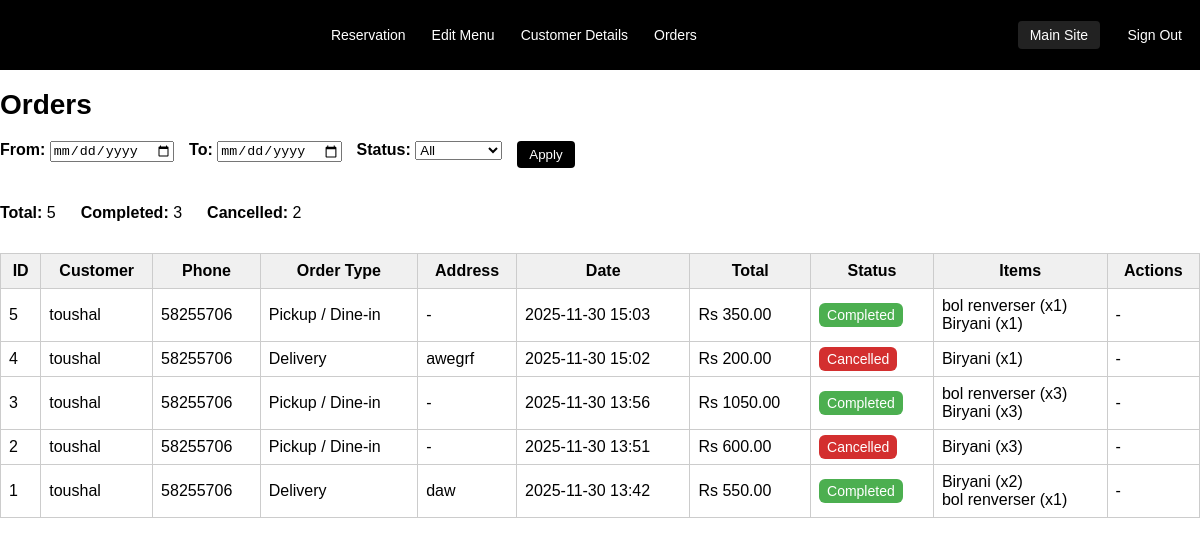
The app's page /admin-site/orders/ (signed in) with its own data.
### web_app/models.py (models this page shows, shortened)
class Users(AbstractUser):
    phone_no = models.CharField(max_length=20, blank=True, null=True)
    role = models.CharField(
        max_length=20,
        choices=[('admin', 'Admin'), ('customer', 'Customer')],
        default='customer'
    )

class Order(models.Model):
    orderID = models.AutoField(primary_key=True)
    customer = models.ForeignKey(Customer, on_delete=models.CASCADE)
    order_date = models.DateTimeField(auto_now_add=True)
    order_type = models.CharField(
        max_length=20,
        choices=[('delivery', 'Delivery'), ('pickup', 'Pickup'), ('dinein', 'Dine-In')],
        default='pickup'
    )
    deliveryaddress = models.CharField(max_length=255, blank=True, null=True)
    totalamount = models.DecimalField(max_digits=10, decimal_places=2)
    status = models.CharField(
        max_length=20,
        choices=[("pending", "Pending"), ("completed", "Completed"), ("cancelled", "Cancelled")],
        default="pending"
    )

class Menu(models.Model):
    menuID = models.AutoField(primary_key=True)
    menuName = models.CharField(max_length=150)
    description = models.TextField()
    price = models.DecimalField(max_digits=8, decimal_places=2)
    image_url = models.ImageField(upload_to='menu_images/')

### admin_site/views.py (the view)
    def wrapper(request, *args, **kwargs):
        if not request.user.is_authenticated:
            return redirect("admin_login")
        if not request.user.username.startswith("admin_"):
            return redirect("admin_login")
        if not (request.user.is_superuser or request.user.role == "admin"):
            return redirect("admin_login")
        request.admin_user = request.user
        return view_func(request, *args, **kwargs)

### admin_site/views.py (called while the page is built)
def admin_required(view_func):
    def wrapper(request, *args, **kwargs):
        if not request.user.is_authenticated:
            return redirect("admin_login")
        if not request.user.username.startswith("admin_"):
            return redirect("admin_login")
        if not (request.user.is_superuser or request.user.role == "admin"):
            return redirect("admin_login")
        request.admin_user = request.user
        return view_func(request, *args, **kwargs)
    return wrapper

### admin_site/templates/admin_site/orders.html (shortened to what this page needs)
{% extends 'admin_site/base_admin.html' %}
{% load static %}
{% block extra_css %}
<link rel="stylesheet" href="{% static 'admin_site/css/orders.css' %}">
{% endblock %}
{% block content %}
<h1 class="page-title">Orders</h1>
<form method="GET" class="filter-bar">
    <label>From:
        <input type="date" name="start" value="{{ start }}">
    </label>
    <label>To:
        <input type="date" name="end" value="{{ end }}">
    </label>
    <label>Status:
        <select name="status">
            <option value="">All</option>
        </select>
    </label>
    <button type="submit" class="filter-btn">Apply</button>
</form>
<div class="summary-row">
    <p><strong>Total:</strong> {{ total_orders }}</p>
    <p><strong>Completed:</strong> {{ total_delivered }}</p>
    <p><strong>Cancelled:</strong> {{ total_cancelled }}</p>
</div>
<table class="orders-table">
    <tr>
        <th>ID</th>
        <th>Customer</th>
        <th>Phone</th>
        <th>Order Type</th>
        <th>Address</th>
        <th>Date</th>
        <th>Total</th>
        <th>Status</th>
        <th>Items</th>
        <th>Actions</th>
    </tr>
    {% for o in orders %}
    <tr>
        <td>{{ o.orderID }}</td>
        <td>{{ o.customer }}</td>
        <td>{{ o.phone }}</td>
        <td>
            {% if o.address == "Sur place" %}
                Pickup / Dine-in
            {% else %}
                Delivery
            {% endif %}
        </td>
        <td>
            {% if o.address == "Sur place" %}
                -
            {% else %}
                {{ o.address }}
            {% endif %}
        </td>
        <td>{{ o.date }}</td>
        <td>Rs {{ o.total }}</td>
        <td>
            <span class="status-box {{ o.status }}">{{ o.status|title }}</span>
        </td>
        <td>
            {% for item in o.items %}
                {{ item.name }} (x{{ item.quantity }}) <br>
            {% endfor %}
        </td>
        <td>
            {% if o.status == "pending" %}
                <button class="btn btn-complete" onclick="completeOrder('{{ o.orderID }}')">Complete</button>
                <button class="btn btn-cancel" onclick="cancelOrder('{{ o.orderID }}')">Cancel</button>
            {% else %}
                -
            {% endif %}
        </td>
    </tr>
    {% endfor %}
</table>
{% endblock %}

### admin_site/static/admin_site/css/orders.css (style rules this page uses)
.page-title { margin-bottom: 20px; font-size: 28px; }
.filter-bar { display: flex; gap: 15px; margin-bottom: 20px; }
.filter-bar label { font-weight: bold; }
.filter-btn { padding: 6px 12px; border: none; background: black; color: white; border-radius: 4px; cursor: pointer; }
.summary-row { margin-bottom: 15px; display: flex; gap: 25px; font-size: 16px; }
.orders-table { width: 100%; border-collapse: collapse; background: white; }
.orders-table th, .orders-table td { border: 1px solid #ccc; padding: 8px; }
.orders-table th { background: #f0f0f0; font-weight: bold; }
.status-box { padding: 4px 8px; border-radius: 6px; color: white; font-size: 14px; }
.completed { background: #4CAF50; }
.cancelled { background: #d32f2f; }

### admin_site/templates/admin_site/base_admin.html (style rules this page uses)
body { margin: 0; font-family: Arial, sans-serif; }

### records on screen
Users: customer "toushal" "toushal" "toushal" "toushal" "toushal", phone "58255706" "58255706" "58255706" "58255706" "58255706"
Order: total "350.00", status "Completed"
Menu: name "bol renverser" "bol renverser" "bol renverser"
Menu: name "Biryani" "Biryani" "Biryani" "Biryani" "Biryani"
Order: address "awegrf", total "200.00", status "Cancelled"
Order: total "1050.00", status "Completed"
Order: total "600.00", status "Cancelled"
Order: address "daw", total "550.00", status "Completed"

### other values on screen
{{ total_orders }} "5"
{{ total_delivered }} "3"
{{ total_cancelled }} "2"
{{ o.orderID }} "5" "4" "3" "2" "1"
{{ o.date }} "2025-11-30 15:03" "2025-11-30 15:02" "2025-11-30 13:56" "2025-11-30 13:51" "2025-11-30 13:42"
{{ item.quantity }} "1" "1" "1" "3" "3" "3" "2" "1"
